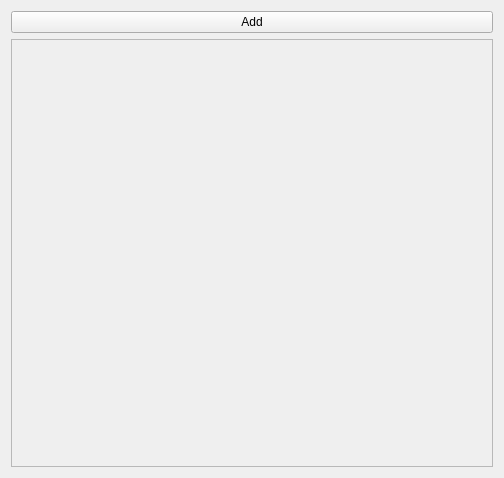
<?xml version="1.0" encoding="UTF-8"?>
<ui version="4.0">
 <class>PatchBay</class>
 <widget class="QWidget" name="content">
  <property name="geometry">
   <rect>
    <x>0</x>
    <y>0</y>
    <width>504</width>
    <height>478</height>
   </rect>
  </property>
  <property name="windowTitle">
   <string>Dialog</string>
  </property>
  <layout class="QGridLayout" name="gridLayout">
   <item row="0" column="0">
    <layout class="QHBoxLayout" name="horizontalLayout">
     <item>
      <widget class="QPushButton" name="pushButton">
       <property name="text">
        <string>Add</string>
       </property>
      </widget>
     </item>
    </layout>
   </item>
   <item row="1" column="0">
    <widget class="QScrollArea" name="scrollArea">
     <property name="widgetResizable">
      <bool>true</bool>
     </property>
     <widget class="QWidget" name="scrollAreaWidgetContents">
      <property name="geometry">
       <rect>
        <x>0</x>
        <y>0</y>
        <width>484</width>
        <height>422</height>
       </rect>
      </property>
     </widget>
    </widget>
   </item>
  </layout>
 </widget>
 <resources/>
 <connections/>
</ui>
